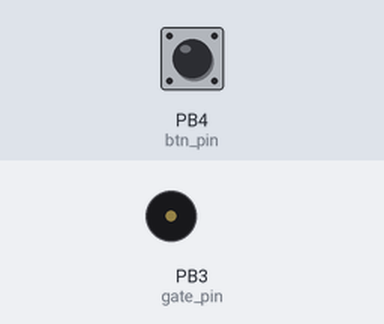
This sketch was run on a simulated ATtiny85, built with avr-gcc and run on an emulated ATtiny85. On the bench: buzzer (waves = sounding). The test bench sets the inputs (shaded band); at power-on: PB4 (btn_pin) HIGH.

Above: at 1.2 s.
1.3 s: PB4 (btn_pin) pulled LOW for 0.15 s
At 1.37 s:
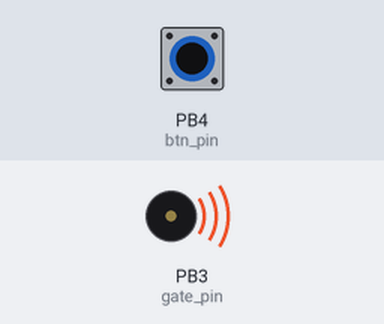
2.9 s: PB4 (btn_pin) pulled LOW for 3.2 s
At 6.4 s:
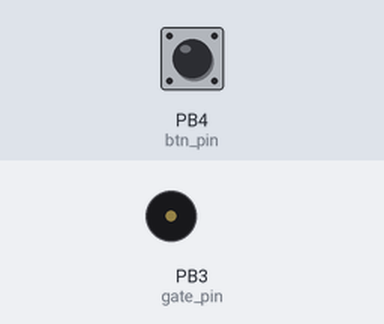
Timing chart, 0 to 7.9 s (numbered marks = the images above; inputs shaded):
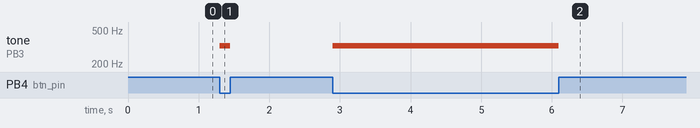

Measured:
- after the input at 1.3 s, tone on PB3 (gate_pin): silent → 329 Hz at once, → silent 0.15 s later
- after the input at 2.9 s, tone on PB3 (gate_pin): silent → 329 Hz at once, → silent 3.2 s later

The sketch:

ATtiny85_Simple_Test.ino
```cpp
uint8_t data_pin  = 0;  // Pin 0 - Data
uint8_t clock_pin = 1;  // Pin 1 - Clock
uint8_t SR_pin    = 2;  // Pin 2 - Shift Register Signal
uint8_t gate_pin  = 3;  // Pin 3 - MOSFET Gate
uint8_t btn_pin   = 4;  // Pin 4 - Button

// List of note frequencies from F3 to E4
float freq[] = {174.61, 185.00, 196.00, 207.65, 220.00, 233.08, 246.94, 261.63, 277.18, 293.66, 311.13, 329.63};

uint8_t note = 11; // This particular microcontroller's pitch

void setup() {
  pinMode(data_pin, INPUT);
  pinMode(clock_pin, INPUT);
  pinMode(SR_pin, INPUT);
  pinMode(gate_pin, OUTPUT);
  pinMode(btn_pin, INPUT);
}

void loop() {
  while (digitalRead(btn_pin) == LOW) {
    tone(gate_pin, freq[note]);
  }
  noTone(gate_pin);
}
```
